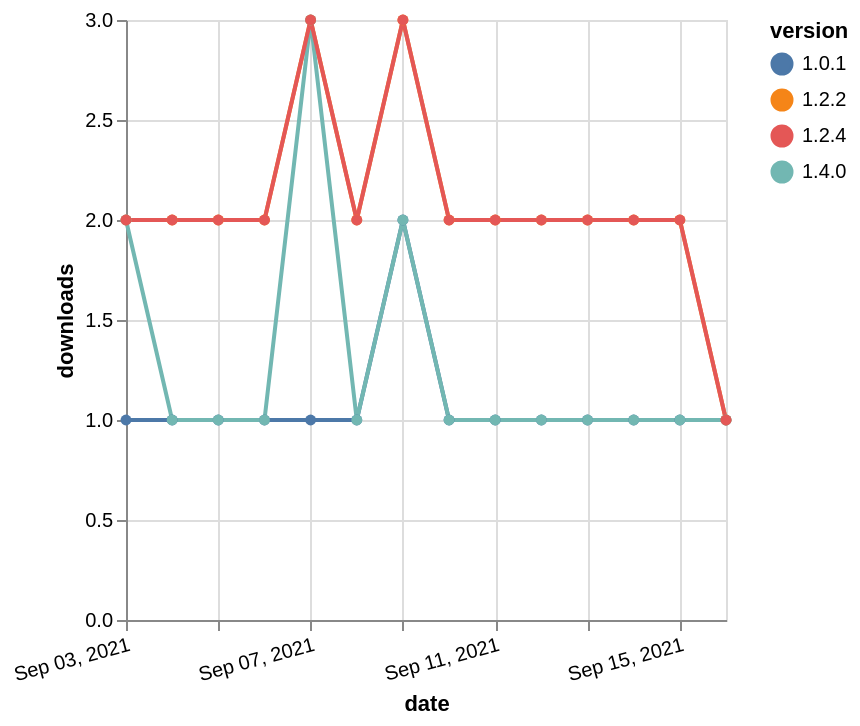

Specify this chart in Vega-Lite:
### Vega-Lite specification from a JSON file in a GitHub repository (floating-point values rounded to 4 significant figures)
{"$schema": "https://vega.github.io/schema/vega-lite/v5.json", "description": "A simple bar chart with embedded data.", "data": {"values": [{"date": "2021-09-03", "total": 171, "delta": 1, "version": "1.0.1"}, {"date": "2021-09-04", "total": 172, "delta": 1, "version": "1.0.1"}, {"date": "2021-09-05", "total": 173, "delta": 1, "version": "1.0.1"}, {"date": "2021-09-06", "total": 174, "delta": 1, "version": "1.0.1"}, {"date": "2021-09-07", "total": 175, "delta": 1, "version": "1.0.1"}, {"date": "2021-09-08", "total": 176, "delta": 1, "version": "1.0.1"}, {"date": "2021-09-09", "total": 178, "delta": 2, "version": "1.0.1"}, {"date": "2021-09-10", "total": 179, "delta": 1, "version": "1.0.1"}, {"date": "2021-09-11", "total": 180, "delta": 1, "version": "1.0.1"}, {"date": "2021-09-12", "total": 181, "delta": 1, "version": "1.0.1"}, {"date": "2021-09-13", "total": 182, "delta": 1, "version": "1.0.1"}, {"date": "2021-09-14", "total": 183, "delta": 1, "version": "1.0.1"}, {"date": "2021-09-15", "total": 184, "delta": 1, "version": "1.0.1"}, {"date": "2021-09-16", "total": 185, "delta": 1, "version": "1.0.1"}, {"date": "2021-09-03", "total": 644, "delta": 2, "version": "1.2.2"}, {"date": "2021-09-04", "total": 646, "delta": 2, "version": "1.2.2"}, {"date": "2021-09-05", "total": 648, "delta": 2, "version": "1.2.2"}, {"date": "2021-09-06", "total": 650, "delta": 2, "version": "1.2.2"}, {"date": "2021-09-07", "total": 653, "delta": 3, "version": "1.2.2"}, {"date": "2021-09-08", "total": 655, "delta": 2, "version": "1.2.2"}, {"date": "2021-09-09", "total": 658, "delta": 3, "version": "1.2.2"}, {"date": "2021-09-10", "total": 660, "delta": 2, "version": "1.2.2"}, {"date": "2021-09-11", "total": 662, "delta": 2, "version": "1.2.2"}, {"date": "2021-09-12", "total": 664, "delta": 2, "version": "1.2.2"}, {"date": "2021-09-13", "total": 666, "delta": 2, "version": "1.2.2"}, {"date": "2021-09-14", "total": 668, "delta": 2, "version": "1.2.2"}, {"date": "2021-09-15", "total": 670, "delta": 2, "version": "1.2.2"}, {"date": "2021-09-16", "total": 671, "delta": 1, "version": "1.2.2"}, {"date": "2021-09-03", "total": 120, "delta": 2, "version": "1.4.0"}, {"date": "2021-09-04", "total": 121, "delta": 1, "version": "1.4.0"}, {"date": "2021-09-05", "total": 122, "delta": 1, "version": "1.4.0"}, {"date": "2021-09-06", "total": 123, "delta": 1, "version": "1.4.0"}, {"date": "2021-09-07", "total": 126, "delta": 3, "version": "1.4.0"}, {"date": "2021-09-08", "total": 127, "delta": 1, "version": "1.4.0"}, {"date": "2021-09-09", "total": 129, "delta": 2, "version": "1.4.0"}, {"date": "2021-09-10", "total": 130, "delta": 1, "version": "1.4.0"}, {"date": "2021-09-11", "total": 131, "delta": 1, "version": "1.4.0"}, {"date": "2021-09-12", "total": 132, "delta": 1, "version": "1.4.0"}, {"date": "2021-09-13", "total": 133, "delta": 1, "version": "1.4.0"}, {"date": "2021-09-14", "total": 134, "delta": 1, "version": "1.4.0"}, {"date": "2021-09-15", "total": 135, "delta": 1, "version": "1.4.0"}, {"date": "2021-09-16", "total": 136, "delta": 1, "version": "1.4.0"}, {"date": "2021-09-03", "total": 371, "delta": 2, "version": "1.2.4"}, {"date": "2021-09-04", "total": 373, "delta": 2, "version": "1.2.4"}, {"date": "2021-09-05", "total": 375, "delta": 2, "version": "1.2.4"}, {"date": "2021-09-06", "total": 377, "delta": 2, "version": "1.2.4"}, {"date": "2021-09-07", "total": 380, "delta": 3, "version": "1.2.4"}, {"date": "2021-09-08", "total": 382, "delta": 2, "version": "1.2.4"}, {"date": "2021-09-09", "total": 385, "delta": 3, "version": "1.2.4"}, {"date": "2021-09-10", "total": 387, "delta": 2, "version": "1.2.4"}, {"date": "2021-09-11", "total": 389, "delta": 2, "version": "1.2.4"}, {"date": "2021-09-12", "total": 391, "delta": 2, "version": "1.2.4"}, {"date": "2021-09-13", "total": 393, "delta": 2, "version": "1.2.4"}, {"date": "2021-09-14", "total": 395, "delta": 2, "version": "1.2.4"}, {"date": "2021-09-15", "total": 397, "delta": 2, "version": "1.2.4"}, {"date": "2021-09-16", "total": 398, "delta": 1, "version": "1.2.4"}]}, "width": "container", "mark": {"type": "line", "point": {"filled": true}}, "encoding": {"x": {"field": "date", "type": "temporal", "timeUnit": "yearmonthdate", "title": "date", "axis": {"labelAngle": -15}}, "y": {"field": "delta", "type": "quantitative", "title": "downloads"}, "color": {"field": "version", "type": "nominal"}, "tooltip": {"field": "delta"}}}
